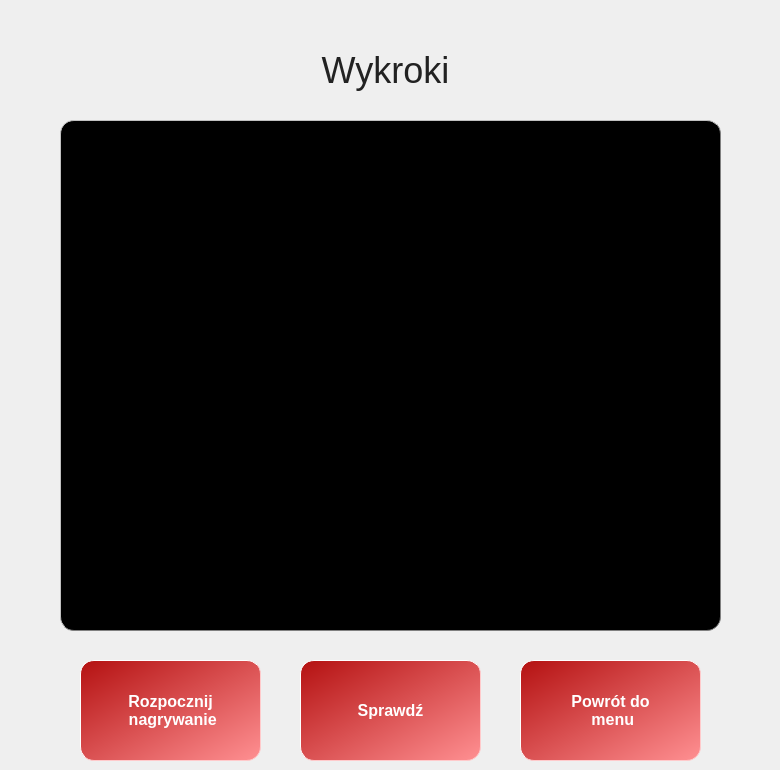
    <widget class="QWidget" name="page_2">
     <widget class="QLabel" name="label_2">
      <property name="geometry">
       <rect>
        <x>0</x>
        <y>40</y>
        <width>771</width>
        <height>61</height>
       </rect>
      </property>
      <property name="styleSheet">
       <string notr="true">text-align: center;
font-size: 36px;
color: #222;
text-shadow: 0px 2px 3px black;</string>
      </property>
      <property name="text">
       <string>&lt;html&gt;&lt;head/&gt;&lt;body&gt;&lt;p align=&quot;center&quot;&gt;&lt;span style=&quot; font-size:27pt;&quot;&gt;Wykroki&lt;/span&gt;&lt;/p&gt;&lt;/body&gt;&lt;/html&gt;</string>
      </property>
     </widget>
     <widget class="QLabel" name="image_label">
      <property name="geometry">
       <rect>
        <x>60</x>
        <y>120</y>
        <width>661</width>
        <height>511</height>
       </rect>
      </property>
      <property name="autoFillBackground">
       <bool>false</bool>
      </property>
      <property name="styleSheet">
       <string notr="true">
background-color: black;
color:white;
border-style: outset;
border-width:1px;
border-radius:14px;
border-color:gray;
font:bold 16px;
padding:10px</string>
      </property>
      <property name="lineWidth">
       <number>3</number>
      </property>
      <property name="midLineWidth">
       <number>2</number>
      </property>
      <property name="text">
       <string/>
      </property>
     </widget>
     <widget class="QPushButton" name="pushButton_3">
      <property name="geometry">
       <rect>
        <x>80</x>
        <y>660</y>
        <width>181</width>
        <height>101</height>
       </rect>
      </property>
      <property name="styleSheet">
       <string notr="true">QPushButton{
background-color:rgb(255, 144, 146);
background-color: qlineargradient(spread:pad, x1:0, y1:0, x2:1, y2:1, stop:0 rgb(180, 17, 17), stop:1 rgba(255, 144, 146));
color:white;
border-style: outset;
border-width:1px;
border-radius:14px;
border-color:rgb(255, 202, 203);
font:bold 16px;
padding:10px;
}
QPushButton:hover {   
background-color:rgb(255, 144, 146);
background-color: qlineargradient(spread:pad, x1:0, y1:0, x2:1, y2:1, stop:0 rgba(255, 144, 146), stop:1 rgba(180, 17, 17));
color:white;
border-style: outset;
border-width:1px;
border-radius:14px;
border-color:rgb(255, 202, 203);
font:bold 18px;
padding:10px;
}

QPushButton:pressed {   
background-color:rgb(255, 144, 146);
color:white;
border-style: outset;
border-width:2px;
border-radius:14px;
border-color:rgb(180, 17, 17);
font:bold 16px;
padding:10px;
}
</string>
      </property>
      <property name="text">
       <string>Rozpocznij 
 nagrywanie</string>
      </property>
     </widget>
     <widget class="QPushButton" name="pushButton_4">
      <property name="geometry">
       <rect>
        <x>300</x>
        <y>660</y>
        <width>181</width>
        <height>101</height>
       </rect>
      </property>
      <property name="styleSheet">
       <string notr="true">QPushButton{
background-color:rgb(255, 144, 146);
background-color: qlineargradient(spread:pad, x1:0, y1:0, x2:1, y2:1, stop:0 rgb(180, 17, 17), stop:1 rgba(255, 144, 146));
color:white;
border-style: outset;
border-width:1px;
border-radius:14px;
border-color:rgb(255, 202, 203);
font:bold 16px;
padding:10px;
}
QPushButton:hover {   
background-color:rgb(255, 144, 146);
background-color: qlineargradient(spread:pad, x1:0, y1:0, x2:1, y2:1, stop:0 rgba(255, 144, 146), stop:1 rgba(180, 17, 17));
color:white;
border-style: outset;
border-width:1px;
border-radius:14px;
border-color:rgb(255, 202, 203);
font:bold 18px;
padding:10px;
}

QPushButton:pressed {   
background-color:rgb(255, 144, 146);
color:white;
border-style: outset;
border-width:2px;
border-radius:14px;
border-color:rgb(180, 17, 17);
font:bold 16px;
padding:10px;
}
</string>
      </property>
      <property name="text">
       <string>Sprawdź</string>
      </property>
     </widget>
     <widget class="QPushButton" name="pushButton_5">
      <property name="geometry">
       <rect>
        <x>520</x>
        <y>660</y>
        <width>181</width>
        <height>101</height>
       </rect>
      </property>
      <property name="styleSheet">
       <string notr="true">QPushButton{
background-color:rgb(255, 144, 146);
background-color: qlineargradient(spread:pad, x1:0, y1:0, x2:1, y2:1, stop:0 rgb(180, 17, 17), stop:1 rgba(255, 144, 146));
color:white;
border-style: outset;
border-width:1px;
border-radius:14px;
border-color:rgb(255, 202, 203);
font:bold 16px;
padding:10px;
}
QPushButton:hover {   
background-color:rgb(255, 144, 146);
background-color: qlineargradient(spread:pad, x1:0, y1:0, x2:1, y2:1, stop:0 rgba(255, 144, 146), stop:1 rgba(180, 17, 17));
color:white;
border-style: outset;
border-width:1px;
border-radius:14px;
border-color:rgb(255, 202, 203);
font:bold 18px;
padding:10px;
}

QPushButton:pressed {   
background-color:rgb(255, 144, 146);
color:white;
border-style: outset;
border-width:2px;
border-radius:14px;
border-color:rgb(180, 17, 17);
font:bold 14px;
padding:10px;
}
</string>
      </property>
      <property name="text">
       <string>Powrót do 
 menu</string>
      </property>
     </widget>
    </widget>
